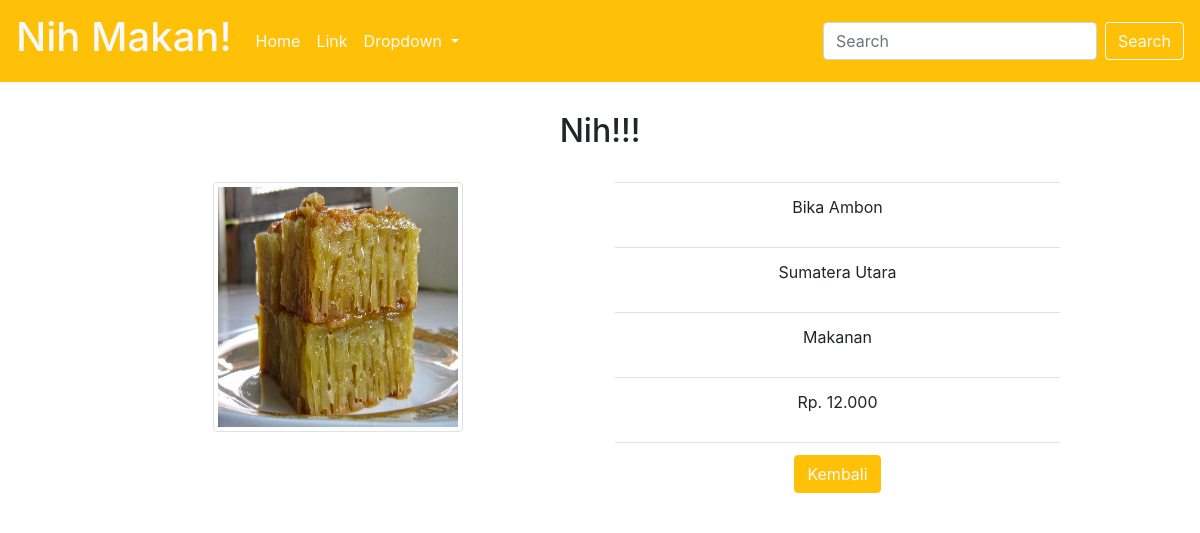
Screenshot of /latihan5c/php/detail.php?id=3 with the database file from the repository.
### tables this page shows
CREATE TABLE `makanan` (
  `id` int(11) NOT NULL,
  `gambar` varchar(20) NOT NULL,
  `nama` varchar(20) NOT NULL,
  `asal` varchar(20) NOT NULL,
  `jenis` varchar(10) NOT NULL,
  `harga` varchar(20) NOT NULL
);

### latihan5c/php/functions.php (called while the page is built)
<?php
function koneksi(){
    $conn = mysqli_connect("localhost", "root", "") or die ("Koneksi ke DB gagal");
    mysqli_select_db($conn, "tubes_193040057") or die ("Database salah");
    return $conn;
}
function query($sql){
    $conn = koneksi();
    $result = mysqli_query($conn , "$sql");
    $rows = [];
    while ($row = mysqli_fetch_assoc($result)) {
        $rows[] = $row;
    }
    return $rows;
}
?>

### latihan5c/php/detail.php (the view, shortened to what this page needs)
<?php
require 'functions.php';
$id = $_GET['id'];
$tubes_193040057 = query("SELECT * FROM makanan WHERE id = $id")[0];
?>
<!DOCTYPE html>
<html lang="en">
<head>
    <link rel="stylesheet" href="../css/bootstrap.min.css" />
    <link rel="stylesheet" href="../css/styles.css">
</head>
<body>
<nav class="navbar navbar-expand-lg navbar-light bg-warning">
  <a class="navbar-brand text-light" href="#"><h1>Nih Makan!</h1></a>
  <div class="collapse navbar-collapse" id="navbarSupportedContent">
    <ul class="navbar-nav mr-auto">
      <li class="nav-item active">
        <a class="nav-link text-light" href="#">Home <span class="sr-only">(current)</span></a>
      </li>
      <li class="nav-item">
        <a class="nav-link text-light" href="#">Link</a>
      </li>
      <li class="nav-item dropdown">
        <a class="nav-link dropdown-toggle text-light" href="#" id="navbarDropdown" role="button" data-toggle="dropdown" aria-haspopup="true" aria-expanded="false">
          Dropdown
        </a>
      </li>
    </ul>
    <form class="form-inline my-2 my-lg-0">
      <input class="form-control mr-sm-2" type="search" placeholder="Search" aria-label="Search">
      <button class="btn btn-outline-light my-2 my-sm-0" type="submit">Search</button>
    </form>
  </div>
</nav>
<section id="about" class="about">
<div class="container">
  <div class="row mb-4">
    <div class="col text-center">
      <h2>Nih!!!</h2>
    </div>
  </div>
  <div class="row justify-content-center">
    <div class="col-md-5 text-center">
    <div class="gambar">
            <img src="../assets/img/<?= $tubes_193040057["gambar"]; ?>" class="img-thumbnail" alt="">
        </div>
    </div>
    <div class="col-md-5 text-center">
        <table class="table">
            <tr>
                <td><p><?= $tubes_193040057["nama"]?></p></td>
            </tr>
            <tr>
                <td><p><?= $tubes_193040057["asal"]?></p></td>
            </tr>
            <tr>
                <td><p><?= $tubes_193040057["jenis"]?></p></td>
            </tr>
            <tr>
                <td><p><?= $tubes_193040057["harga"]?></p></td>
            </tr>
            <tr>
                <td>
                    <button type="button" class="kembali btn btn-warning text-light"><a href ="../index.php" class="text-light">Kembali</a></button>
                </td>
            </tr>
        </table>
    </div>
  </div>
</div>
</section>
</body>
</html>

### latihan5c/css/styles.css (style rules this page uses)
.container { margin-top: 30px; }
.gambar img { height: 250px; width: 250px; margin-right: 50px; }

### rows the page displays
makanan: gambar (picture), nama "Bika Ambon", asal "Sumatera Utara", jenis "Makanan", harga "Rp. 12.000"
